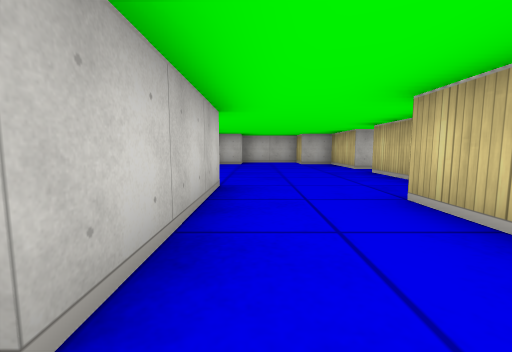
[1] (above)

13 first-person views from a walk through a cub3D ray-caster map. The camera is about half as high as the walls, tilts 6° down and sees 90° across. The floor is counted in squares. Each view is taken from the middle of a square. On the plan, view 1 faces up. The plan holds only what a view shows up to about 9 squares ahead; the rest is blank. The place goes on beyond the plan.

[2]
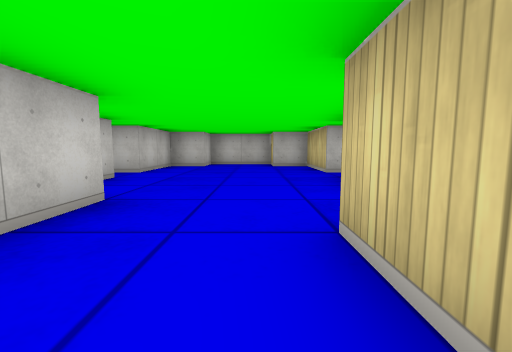

[3]
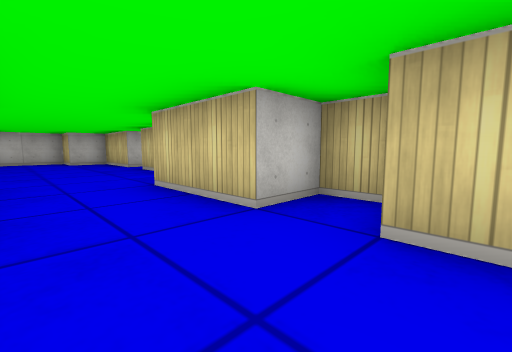

[4]
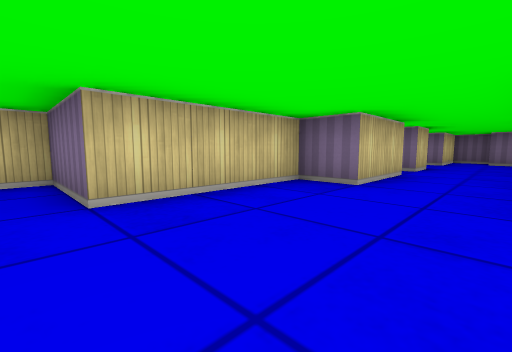

[5]
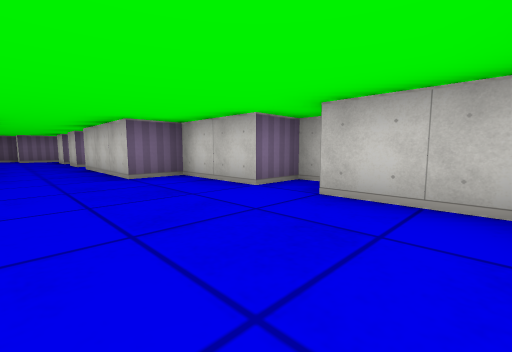

[6]
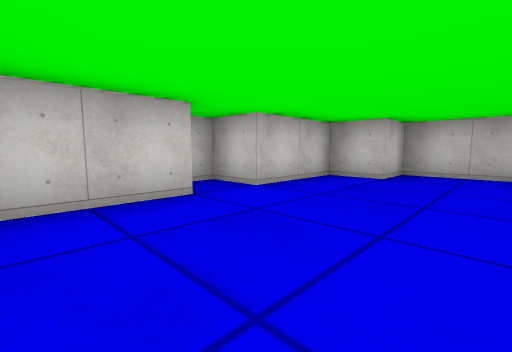

[7]
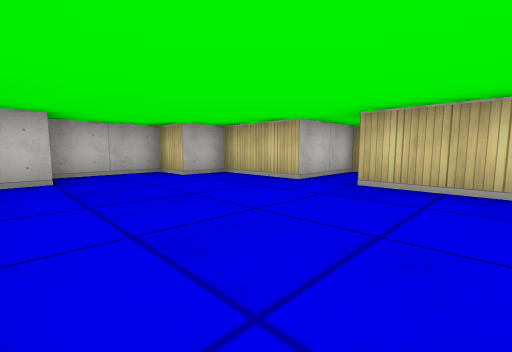

[8]
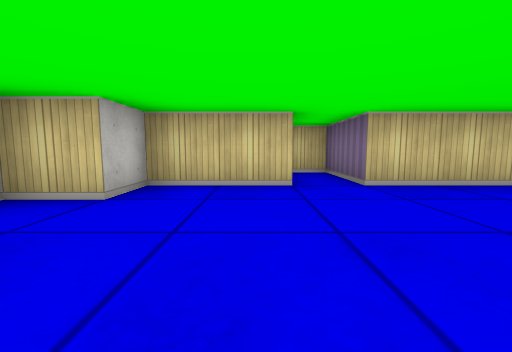

[9]
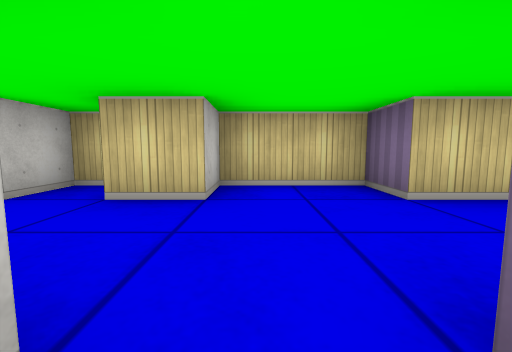

[10]
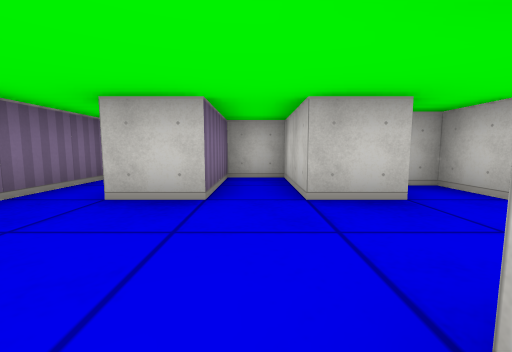

[11]
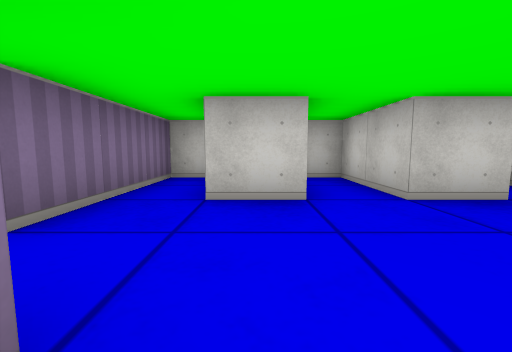

[12]
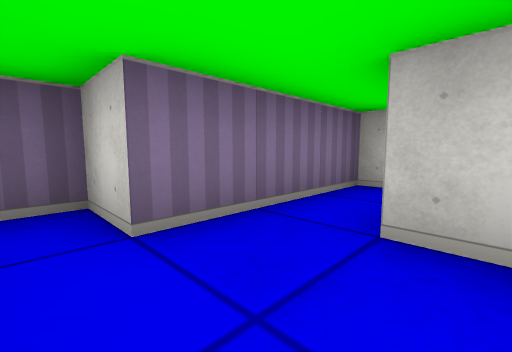

[13]
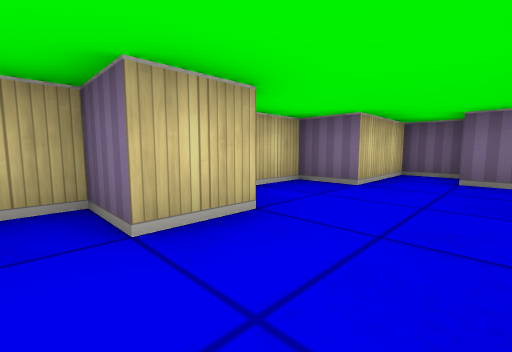

### Floor plan
Ten units are one square. View 1 is at (0, 0); x grows to the right and y downward. Boxes are objects, and circles mark ways between rooms. Rooms are numbered by the first view taken in them; rooms with no view inside come last. Other rooms are left out.
<svg viewBox="-30 -100 80 160">
<path fill="none" stroke="#000" d="M-5 4 -5 15M15 15 15 5 25 5 25 -5 15 -5 15 -25 25 -25 25 -55 45 -55 45 -65 25 -65 25 -85 15 -85 15 -95 -5 -95 -5 -85 -15 -85 -15 -65 -25 -65 -25 -55 -15 -55 -15 -35 -5 -35 -5 -5 -15 -5 -15 0M-5 15 -25 15 -25 25 -5 25 -5 35M-25 39 -25 45 5 45 5 55 15 55 15 35 25 35 25 15 15 15"/>
<circle cx="5" cy="10" r="3" fill="#2a7"/>
<text x="10" y="-40">1</text>
<text x="0" y="30">2</text>
</svg>
Room 1 opens to room 2.

Where each view was taken, in squares from view 1:
view 1: 0 up, 0 right, facing up
view 2: 1 up, 1 right, facing up
view 3: 1 down, 0 right, facing up-right
view 4: 6 up, 0 right, facing down-right
view 5: 8 up, 1 right, facing down-left
view 6: 4 up, 1 right, facing up-left
view 7: 4 up, 1 left, facing up-right
view 8: 7 up, 1 left, facing right
view 9: 2 down, 1 left, facing right
view 10: 2 down, 2 right, facing left
view 11: 3 down, 2 right, facing left
view 12: 3 down, 1 right, facing down-left
view 13: 0 up, 0 right, facing down-right
